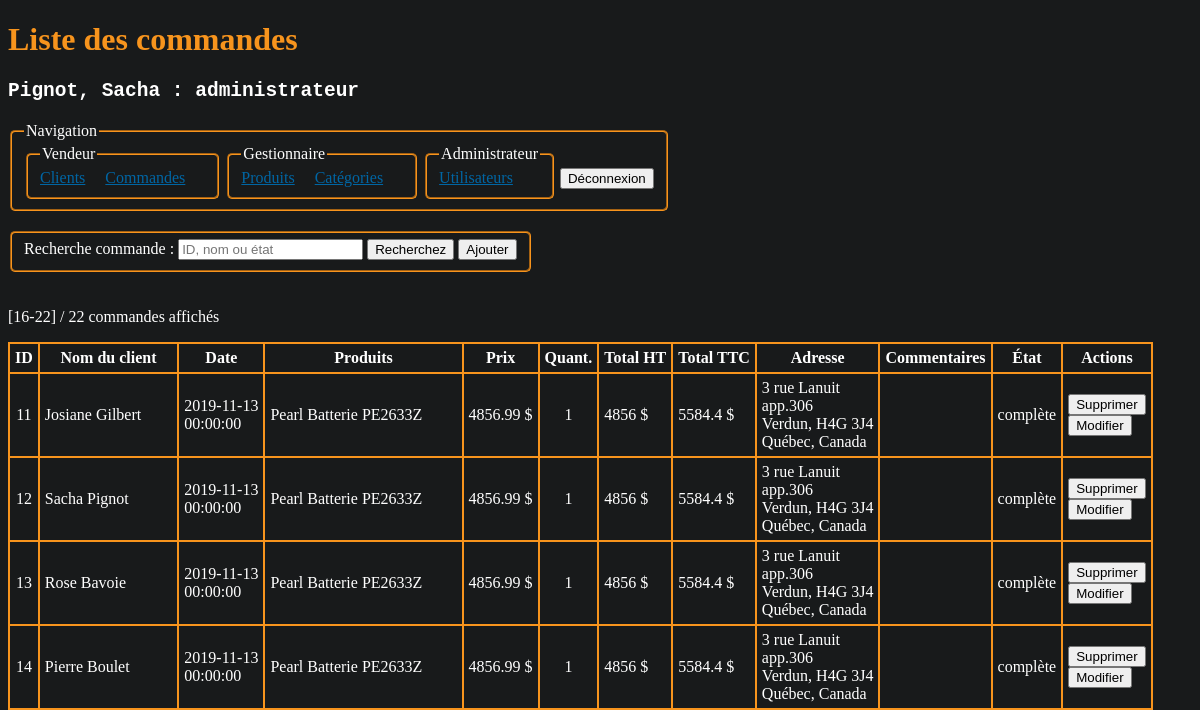
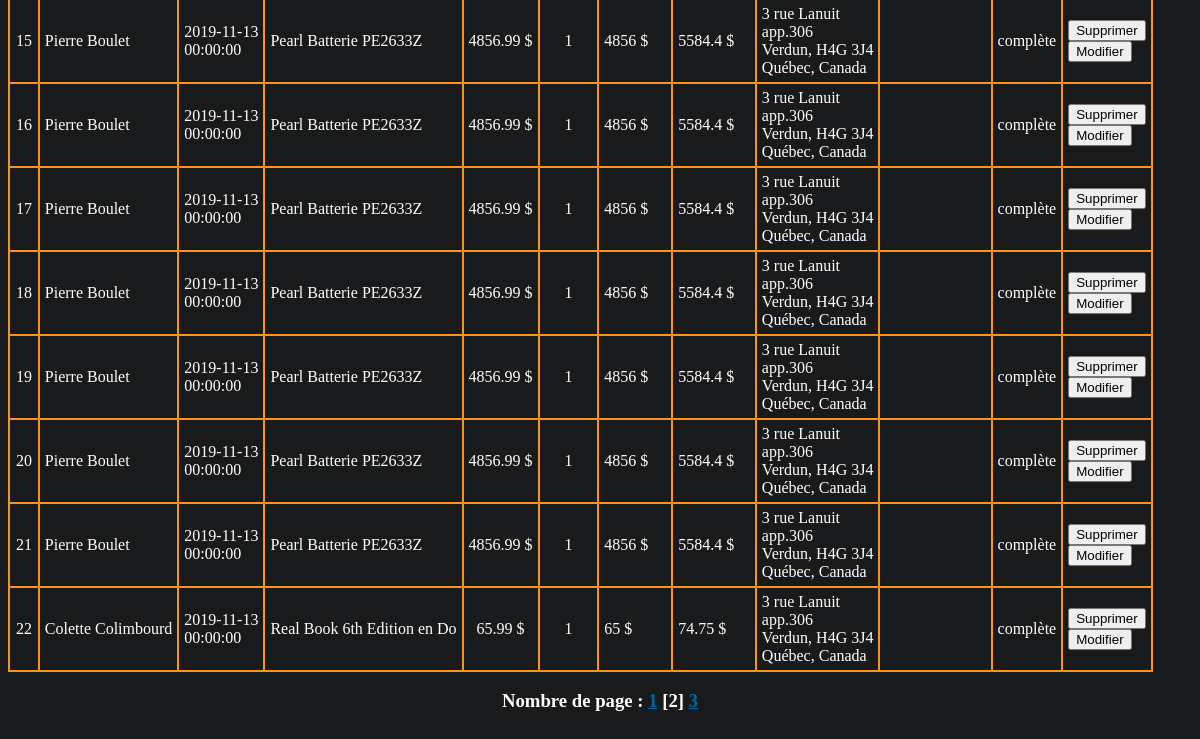
Page /commandes/index.php?page=2 (signed in) on the earlier database version (2 pictures, top to bottom).
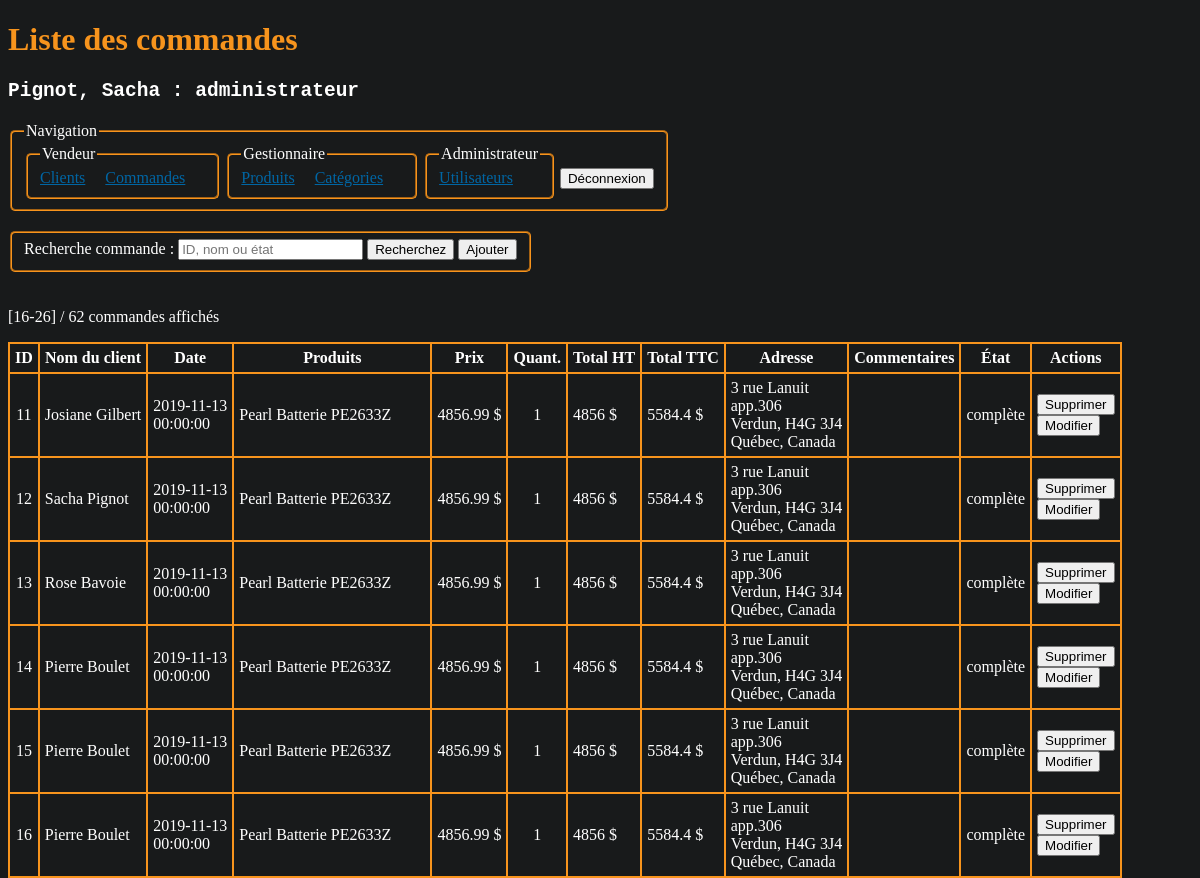
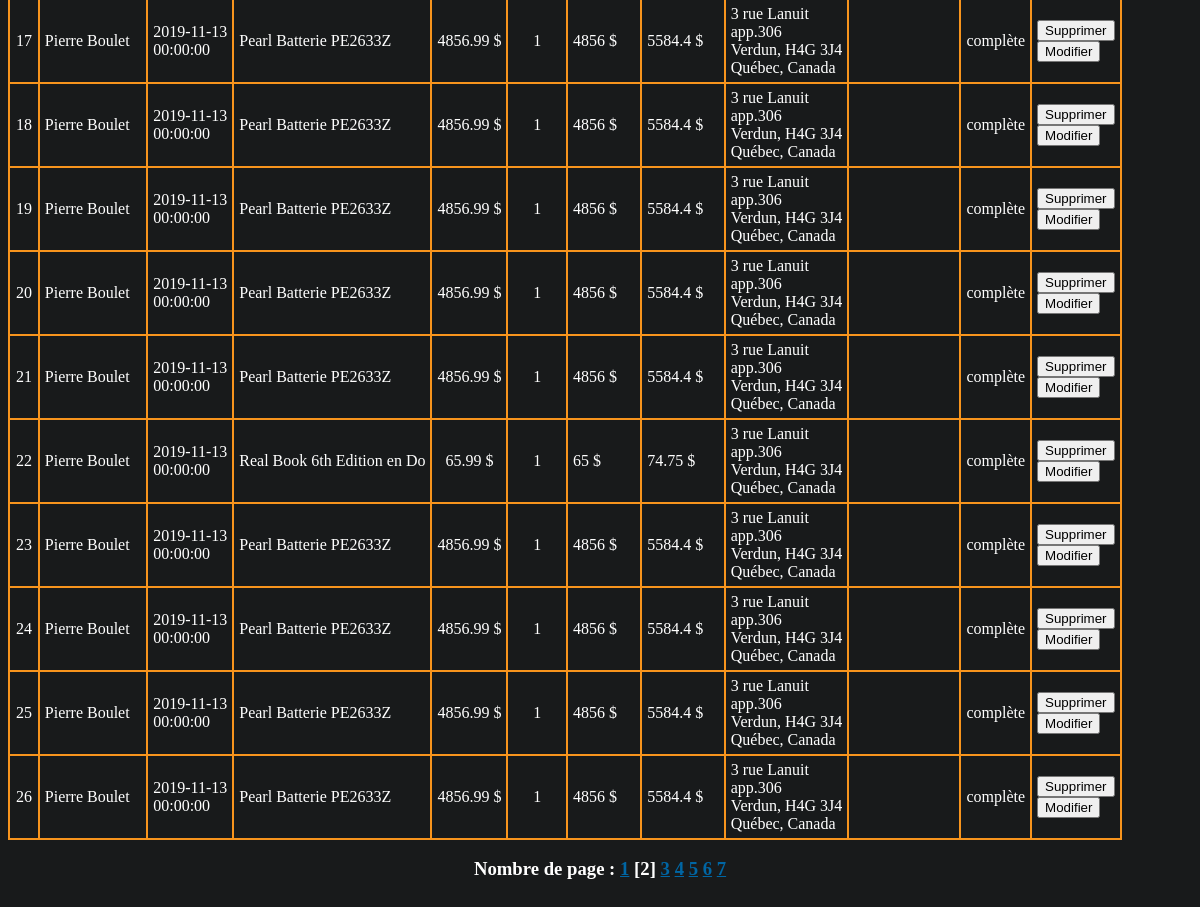
Same page on the later database version (2 pictures, top to bottom).
### tables this page shows
CREATE TABLE IF NOT EXISTS `commandes_produits` (
  `fk_commande_id` INT NOT NULL,
  `fk_produit_id` INT NOT NULL,
  `commande_produit_quantite` INT NOT NULL,
  PRIMARY KEY (`fk_produit_id`, `fk_commande_id`),
  INDEX `fk_commandes_has_produits_produits1_idx` (`fk_produit_id` ASC),
  INDEX `fk_commandes_has_produits_Commandes1_idx` (`fk_commande_id` ASC),
  CONSTRAINT `fk_commandes_has_produits_commandes1`
    FOREIGN KEY (`fk_commande_id`)
    REFERENCES `commandes` (`commande_id`)
    ON DELETE NO ACTION
    ON UPDATE NO ACTION,
  CONSTRAINT `fk_commandes_has_produits_produits1`
    FOREIGN KEY (`fk_produit_id`)
    REFERENCES `produits` (`produit_id`)
    ON DELETE NO ACTION
    ON UPDATE NO ACTION);

CREATE TABLE IF NOT EXISTS `commandes` (
  `commande_id` INT NOT NULL AUTO_INCREMENT,
  `commande_date` TIMESTAMP NOT NULL DEFAULT CURRENT_TIMESTAMP,
  `commande_adresse` VARCHAR(255) NOT NULL,
  `commande_adresse2` VARCHAR(255) NULL,
  `commande_adresse_ville` VARCHAR(255) NOT NULL,
  `commande_adresse_cp` VARCHAR(255) NOT NULL,
  `commande_etat` VARCHAR(255) NOT NULL DEFAULT "en cours",
  `commande_commentaires` VARCHAR(255) NULL,
  `fk_client_id` INT NOT NULL,
  PRIMARY KEY (`commande_id`),
  INDEX `fk_commandes_clients_idx` (`fk_client_id` ASC),
  CONSTRAINT `fk_commandes_clients`
    FOREIGN KEY (`fk_client_id`)
    REFERENCES `clients` (`client_id`)
    ON DELETE NO ACTION
    ON UPDATE NO ACTION);

### inc/sql.php (called while the page is built, shortened)
    <?php
function NombreProduitsParCommandes($conn)
{
    $req = "SELECT fk_commande_id, COUNT(fk_produit_id) AS 'nombre_de_produits' FROM commandes_produits GROUP BY fk_commande_id";
    if ($result = mysqli_query($conn, $req)) {
        $nbResult = mysqli_num_rows($result);
        $liste = array();
        if ($nbResult) {
            mysqli_data_seek($result, 0);
            while ($row = mysqli_fetch_array($result, MYSQLI_ASSOC)) {
                $liste[] = $row;
            }
        }
        return $liste;
    } else {
        errSQL($conn);
        exit;
    }
}
function NombreCommandes($conn)
{
    $req = "SELECT COUNT(commande_id) AS 'nombre' FROM commandes";
    if ($result = mysqli_query($conn, $req)) {
        $nbResult = mysqli_num_rows($result);
        if ($nbResult) {
            mysqli_data_seek($result, 0);
            $row = mysqli_fetch_array($result, MYSQLI_ASSOC);
            $nombre = $row["nombre"];
        }
        return $nombre;
    } else {
        errSQL($conn);
        exit;
    }
}
function ListerCommandes($conn, $recherche = "", $offset, $nbrParPage)
{
    $recherche = "%" . $recherche . "%";
    $req = "SELECT
    C.commande_id as 'commande_id',
    CONCAT(CL.client_prenom, ' ', CL.client_nom) as 'client_nom',
    SUBSTRING(C.commande_date, 1, 10) as 'date',
    SUBSTRING(C.commande_date, 12, 8) as 'heure',
    P.produit_nom as 'produit',
    CP.commande_produit_quantite as 'quantite',
    P.produit_prix as 'prix',
    C.commande_adresse as 'adresse',
    C.commande_adresse2 as 'adresse2',
    C.commande_adresse_ville as 'adresse_ville',
    C.commande_adresse_cp as 'adresse_cp',
    C.commande_commentaires as 'commentaires',
    C.commande_etat as 'etat'
    FROM
        commandes as C
    INNER JOIN
        commandes_produits as CP on CP.fk_commande_id = C.commande_id
    INNER JOIN
        produits as P on P.produit_id = CP.fk_produit_id
    INNER JOIN
        clients as CL on CL.client_id = C.fk_client_id
    WHERE (CL.client_prenom LIKE '$recherche') OR (CL.client_nom LIKE '$recherche') OR (C.commande_id LIKE '$recherche') OR (C.commande_etat LIKE '$recherche')
    ORDER BY `commande_id` ASC
    LIMIT $offset, $nbrParPage";
    if ($result = mysqli_query($conn, $req, MYSQLI_STORE_RESULT)) {
        $nbResult = mysqli_num_rows($result);
        $liste = array();
        if ($nbResult) {
            mysqli_data_seek($result, 0);
            $commande_id = "";
            $commande_client = "";
            $commande_date = "";
            $commande_heure = "";
            $commande_produit = "";
            $commande_produit_quantite = "";
            $commande_produit_prix = "";
            $commande_total_HT = "";
            $commande_total_TTC = "";
            $commande_adresse = "";
            $commande_adresse2 = "";
            $commande_adresse_ville = "";
            $commande_adresse_cp = "";
            $commande_commentaires = "";
            $commande_etat = "";
            while ($row = mysqli_fetch_array($result, MYSQLI_ASSOC)) {
                if ($commande_id !== $row['commande_id']) {
                    if ($commande_id !== "") {
                        $liste[] = array(
                            'commande_id' => $commande_id,
                            'commande_client' => $commande_client,
                            'commande_date' => $commande_date,
                            'commande_heure' => $commande_heure,
                            'commande_produit' => $commande_produit,
                            'commande_produit_quantite' => $commande_produit_quantite,
                            'commande_produit_prix' => $commande_produit_prix,
                            'commande_total_ht' => $commande_total_HT,
                            'commande_total_ttc' => $commande_total_TTC,
                            'commande_adresse' => $commande_adresse,
                            'commande_adresse2' => $commande_adresse2,
                            'commande_adresse_ville' => $commande_adresse_ville,
                            'commande_adresse_cp' => $commande_adresse_cp,
                            'commande_commentaires' => $commande_commentaires,
                            'commande_etat' => $commande_etat
                        );
                    }
                    $commande_id = $row['commande_id'];
                    $commande_client = $row['client_nom'];
                    $commande_date = $row['date'];
                    $commande_heure = $row['heure'];
                    $commande_produit = [];
                    $commande_produit_prix = [];
                    $commande_produit_quantite = [];
                    $commande_adresse = $row['adresse'];
                    $commande_adresse2 = $row['adresse2'];
                    $commande_adresse_ville = $row['adresse_ville'];
                    $commande_adresse_cp = $row['adresse_cp'];
                    $commande_commentaires = $row['commentaires'];
                    $commande_etat = $row['etat'];
                }
                $commande_produit[] = $row['produit'];
                $commande_produit_prix[] = $row['prix'] . " $";
                $commande_produit_quantite[] = $row['quantite'];
                $commande_total_HT = 0;
                for ($i = 0; $i < count($commande_produit_prix); ++$i) {
                    $commande_total_HT = $commande_total_HT + intval($commande_produit_prix[$i]);
                }
                $commande_total_TTC = $commande_total_HT * 1.15;
                $commande_total_HT = $commande_total_HT . " $";
                $commande_total_TTC = $commande_total_TTC . " $";
            }
            $liste[] = array(
                'commande_id' => $commande_id,
                'commande_client' => $commande_client,
                'commande_date' => $commande_date,
                'commande_heure' => $commande_heure,
                'commande_produit' => $commande_produit,
                'commande_produit_prix' => $commande_produit_prix,
                'commande_produit_quantite' => $commande_produit_quantite,
                'commande_total_ht' => $commande_total_HT,
                'commande_total_ttc' => $commande_total_TTC,
                'commande_adresse' => $commande_adresse,
                'commande_adresse2' => $commande_adresse2,
                'commande_adresse_ville' => $commande_adresse_ville,
                'commande_adresse_cp' => $commande_adresse_cp,
                'commande_commentaires' => $commande_commentaires,
                'commande_etat' => $commande_etat
            );
            return $liste;
        } else {
            return $liste;
        }
    }
}
            mysqli_rollback($conn); ?>

### commandes/index.php (the view, shortened to what the changed rows need)
<?php
require_once("../inc/sql.php");
$recherche = isset($_POST['recherche']) ? trim($_POST['recherche']) : "";
$nombreCommandes = NombreCommandes($conn);
$nombrePages = ceil($nombreCommandes / 10);
$pageActuelle = 1;
if (isset($_GET['page'])) {
    $pageActuelle = $_GET['page'];
} elseif ($pageActuelle > $nombrePages) {
    $pageActuelle = $nombrePages;
} else {
    $pageActuelle = 1;
}
$produitsParCommandes = NombreProduitsParCommandes($conn);
$nombres_de_produits_pour_dix_commandes = 0;
for ($i = 0; $i < 10; ++$i) {
    $nombres_de_produits_pour_dix_commandes += $produitsParCommandes[$i]['nombre_de_produits'];
}
$nbrParPage =  $nombres_de_produits_pour_dix_commandes;
$offset = ($pageActuelle - 1) * $nombres_de_produits_pour_dix_commandes;
$liste = ListerCommandes($conn, $recherche, $offset, $nbrParPage);
?>
<!DOCTYPE html>
<html lang="fr">
<head>
    <link rel="stylesheet" href="../assets/css/main.css">
</head>
<body>
    <h1>Liste des commandes</h1>
    <h2>
        <pre><?= $_SESSION['utilisateur']["utilisateur_nom"] . ", " . $_SESSION['utilisateur']["utilisateur_prenom"] . " : " . $_SESSION['utilisateur']["utilisateur_type"] ?></pre>
    </h2>
    <?php include("../menu.php"); ?>
    <form id="recherche" action="" method="post">
        <fieldset>
        </fieldset>
    </form>
    <p>[<?= $offset ?>-<?= ($offset + 10) > $nombreCommandes ? $nombreCommandes : ($offset + 10) ?>] / <?= $nombreCommandes ?> commandes affichés</p>
    <table>
        <tr>
            <th>ID</th>
            <th>Nom du client</th>
            <th>Date</th>
            <th>Produits</th>
            <th>Prix</th>
            <th>Quant.</th>
            <th>Total HT</th>
            <th>Total TTC</th>
            <th>Adresse</th>
            <th>Commentaires</th>
            <th>État</th>
            <th>Actions</th>
        </tr>
        <?php
        foreach ($liste as $row) :
        ?>
            <tr>
                <td style="text-align: center;"><?= $row["commande_id"] ?></td>
                <td><?= $row["commande_client"] ?></td>
                <td><?= $row["commande_date"] . "<br>" . $row["commande_heure"] ?></td>
                <td><?= implode("<br>", $row["commande_produit"]) ?></td>
                <td style="text-align: center;"><?= implode("<br>", $row["commande_produit_prix"]) ?></td>
                <td style="text-align: center;"><?= implode("<br>", $row["commande_produit_quantite"]) ?></td>
                <td><?= $row["commande_total_ht"] ?></td>
                <td><?= $row["commande_total_ttc"] ?></td>
                <td><?php echo $row["commande_adresse"];
                    echo isset($row["commande_adresse2"]) ? "<br>" . $row["commande_adresse2"] : "";
                    echo "<br>" . $row["commande_adresse_ville"] . ", " . $row["commande_adresse_cp"] .
                        "<br>Québec, Canada" ?></td>
                <td><?= $row["commande_commentaires"] ?></td>
                <td><?= $row["commande_etat"] ?></td>
                <td>
                    <form action="" method="post">
                        <input type="submit" value="Supprimer">
                    </form>
                    <form action="" method="post">
                        <input type="submit" value="Modifier">
                    </form>
                </td>
            </tr>
        <?php endforeach; ?>
    </table>
    <h3 class="pagination">Nombre de page :
        <?php
        for ($i = 1; $i <= $nombrePages; ++$i) {
            if ($i == $pageActuelle) {
                echo "[" . $i . "] ";
            } else {
                echo "<a href=index.php?page=" . $i . ">" . $i . "</a> ";
            }
        }
        ?>
    </h3>
</body>
</html>

Differences in the rows shown:
computed for commandes_produits (number 12 of 16 on the later page): commande_client "Colette Colimbourd" → "Pierre Boulet"
added commandes_produits: fk_commande.commande_id "23", commande_client "Pierre Boulet", commande_date "2019-11-13", commande_heure "00:00:00", commande_produit "Pearl Batterie PE2633Z", commande_produit_prix "4856.99 $", commande_produit_quantite "1", commande_total_ht "4856 $", commande_total_ttc "5584.4 $", fk_commande.commande_adresse "3 rue Lanuit", fk_commande.commande_adresse2 "app.306", fk_commande.commande_adresse_ville "Verdun", fk_commande.commande_adresse_cp "H4G 3J4", fk_commande.commande_etat "complète"
added commandes_produits: fk_commande.commande_id "24", commande_client "Pierre Boulet", commande_date "2019-11-13", commande_heure "00:00:00", commande_produit "Pearl Batterie PE2633Z", commande_produit_prix "4856.99 $", commande_produit_quantite "1", commande_total_ht "4856 $", commande_total_ttc "5584.4 $", fk_commande.commande_adresse "3 rue Lanuit", fk_commande.commande_adresse2 "app.306", fk_commande.commande_adresse_ville "Verdun", fk_commande.commande_adresse_cp "H4G 3J4", fk_commande.commande_etat "complète"
added commandes_produits: fk_commande.commande_id "25", commande_client "Pierre Boulet", commande_date "2019-11-13", commande_heure "00:00:00", commande_produit "Pearl Batterie PE2633Z", commande_produit_prix "4856.99 $", commande_produit_quantite "1", commande_total_ht "4856 $", commande_total_ttc "5584.4 $", fk_commande.commande_adresse "3 rue Lanuit", fk_commande.commande_adresse2 "app.306", fk_commande.commande_adresse_ville "Verdun", fk_commande.commande_adresse_cp "H4G 3J4", fk_commande.commande_etat "complète"
added commandes_produits: fk_commande.commande_id "26", commande_client "Pierre Boulet", commande_date "2019-11-13", commande_heure "00:00:00", commande_produit "Pearl Batterie PE2633Z", commande_produit_prix "4856.99 $", commande_produit_quantite "1", commande_total_ht "4856 $", commande_total_ttc "5584.4 $", fk_commande.commande_adresse "3 rue Lanuit", fk_commande.commande_adresse2 "app.306", fk_commande.commande_adresse_ville "Verdun", fk_commande.commande_adresse_cp "H4G 3J4", fk_commande.commande_etat "complète"
Other differences:
$offset + 10: (not shown) → "26"
$nombreCommandes: "22" → "62"
$nombreCommandes: "22" → (not shown)
new list line: "4"
new list line: "5"
new list line: "6"
new list line: "7"
